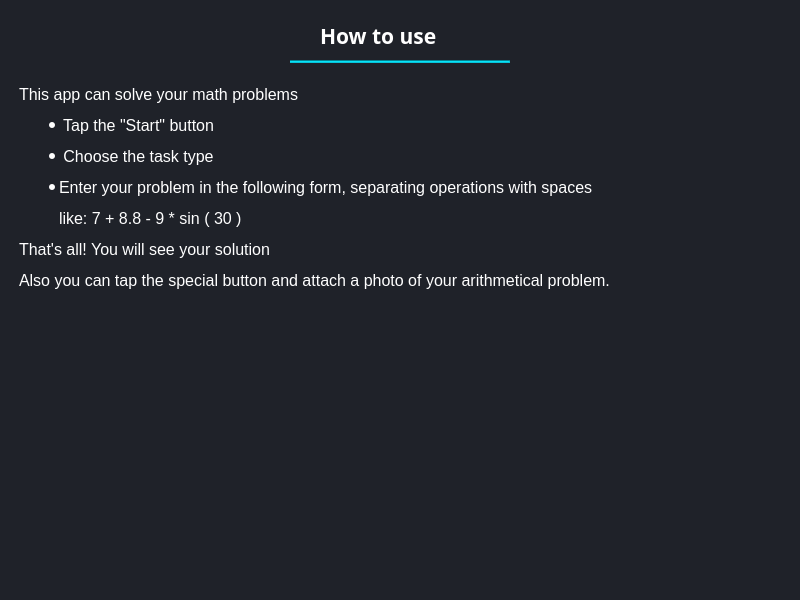
<?xml version="1.0" encoding="UTF-8"?>
<ui version="4.0">
 <class>MainWindow</class>
 <widget class="QMainWindow" name="MainWindow">
  <property name="geometry">
   <rect>
    <x>0</x>
    <y>0</y>
    <width>800</width>
    <height>600</height>
   </rect>
  </property>
  <property name="windowTitle">
   <string>MainWindow</string>
  </property>
  <property name="styleSheet">
   <string notr="true">background-color:rgb(31, 34, 41);</string>
  </property>
  <widget class="QWidget" name="centralwidget">
   <widget class="QLabel" name="label">
    <property name="geometry">
     <rect>
      <x>320</x>
      <y>20</y>
      <width>171</width>
      <height>31</height>
     </rect>
    </property>
    <property name="font">
     <font>
      <family>Arial Black</family>
      <pointsize>16</pointsize>
      <italic>false</italic>
      <bold>true</bold>
     </font>
    </property>
    <property name="styleSheet">
     <string notr="true">color: rgb(255, 255, 255);
font: 900 16pt &quot;Arial Black&quot;;</string>
    </property>
    <property name="text">
     <string>How to use</string>
    </property>
   </widget>
   <widget class="Line" name="line">
    <property name="geometry">
     <rect>
      <x>290</x>
      <y>60</y>
      <width>220</width>
      <height>3</height>
     </rect>
    </property>
    <property name="styleSheet">
     <string notr="true">background-color: rgb(7, 197, 216);</string>
    </property>
    <property name="orientation">
     <enum>Qt::Horizontal</enum>
    </property>
   </widget>
   <widget class="QTextBrowser" name="textBrowser">
    <property name="geometry">
     <rect>
      <x>15</x>
      <y>81</y>
      <width>771</width>
      <height>510</height>
     </rect>
    </property>
    <property name="styleSheet">
     <string notr="true">color:white; border:none;</string>
    </property>
    <property name="html">
     <string>&lt;!DOCTYPE HTML PUBLIC &quot;-//W3C//DTD HTML 4.0//EN&quot; &quot;http://www.w3.org/TR/REC-html40/strict.dtd&quot;&gt;
&lt;html&gt;&lt;head&gt;&lt;meta name=&quot;qrichtext&quot; content=&quot;1&quot; /&gt;&lt;meta charset=&quot;utf-8&quot; /&gt;&lt;style type=&quot;text/css&quot;&gt;
p, li { white-space: pre-wrap; }
hr { height: 1px; border-width: 0; }
li.unchecked::marker { content: &quot;\2610&quot;; }
li.checked::marker { content: &quot;\2612&quot;; }
&lt;/style&gt;&lt;/head&gt;&lt;body style=&quot; font-family:'Segoe UI'; font-size:9pt; font-weight:400; font-style:normal;&quot;&gt;
&lt;p style=&quot; margin-top:0px; margin-bottom:0px; margin-left:0px; margin-right:0px; -qt-block-indent:0; text-indent:0px;&quot;&gt;&lt;span style=&quot; font-size:12pt; color:#ffffff;&quot;&gt;This app can solve your math problems&lt;/span&gt;&lt;/p&gt;
&lt;ul style=&quot;margin-top: 0px; margin-bottom: 0px; margin-left: 0px; margin-right: 0px; -qt-list-indent: 1;&quot;&gt;
&lt;li style=&quot; font-size:12pt; color:#ffffff;&quot; style=&quot; margin-top:12px; margin-bottom:0px; margin-left:0px; margin-right:0px; -qt-block-indent:0; text-indent:0px;&quot;&gt; Tap the &amp;quot;Start&amp;quot; button&lt;/li&gt;
&lt;li style=&quot; font-size:12pt; color:#ffffff;&quot; style=&quot; margin-top:12px; margin-bottom:0px; margin-left:0px; margin-right:0px; -qt-block-indent:0; text-indent:0px;&quot;&gt; Choose the task type &lt;/li&gt;
&lt;li style=&quot; font-size:12pt; color:#ffffff;&quot; style=&quot; margin-top:12px; margin-bottom:0px; margin-left:0px; margin-right:0px; -qt-block-indent:0; text-indent:0px;&quot;&gt;Enter your problem in the following form, separating operations with spaces&lt;/li&gt;&lt;/ul&gt;
&lt;p style=&quot; margin-top:12px; margin-bottom:0px; margin-left:0px; margin-right:0px; -qt-block-indent:1; text-indent:0px;&quot;&gt;&lt;span style=&quot; font-size:12pt; color:#ffffff;&quot;&gt;like: 7 + 8.8 - 9 * sin ( 30 )&lt;/span&gt;&lt;/p&gt;
&lt;p style=&quot; margin-top:12px; margin-bottom:0px; margin-left:0px; margin-right:0px; -qt-block-indent:0; text-indent:0px;&quot;&gt;&lt;span style=&quot; font-size:12pt; color:#ffffff;&quot;&gt;That's all! You will see your solution&lt;/span&gt;&lt;/p&gt;
&lt;p style=&quot; margin-top:12px; margin-bottom:0px; margin-left:0px; margin-right:0px; -qt-block-indent:0; text-indent:0px;&quot;&gt;&lt;span style=&quot; font-size:12pt; color:#ffffff;&quot;&gt;Also you can tap the special button and attach a photo of your arithmetical problem.&lt;/span&gt;&lt;/p&gt;&lt;/body&gt;&lt;/html&gt;</string>
    </property>
   </widget>
  </widget>
 </widget>
 <resources/>
 <connections/>
</ui>
